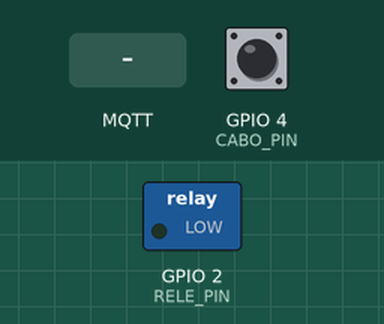
Simulated run of this sketch. Board: ESP32. On the bench: switched loads named in the sketch (green lamp = pin HIGH). The test bench sets the inputs (shaded band); at power-on: GPIO 4 (CABO_PIN) HIGH. WiFi joins after 1.5 s; servers stay silent unless stated; random numbers use the default seed unless the sketch sets one; no MQTT or app messages arrive unless stated; what the sketch prints to the serial monitor is not drawn.

Above: at 2.7 s.
2.8 s: MQTT message "LIGAR" arrives on the first subscribed topic
4.3 s: GPIO 4 (CABO_PIN) pulled LOW for 0.15 s
At 4.42 s:
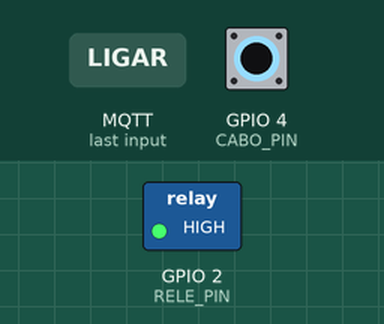
6.0 s: GPIO 4 (CABO_PIN) pulled LOW for 3.2 s
At 9.9 s:
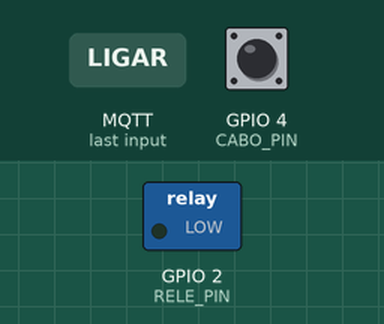
10.7 s: MQTT message "DESLIGAR" arrives on the first subscribed topic
12.2 s: MQTT message "1" arrives on the first subscribed topic
Timing chart, 0 to 14.7 s (numbered marks = the images above; inputs shaded):
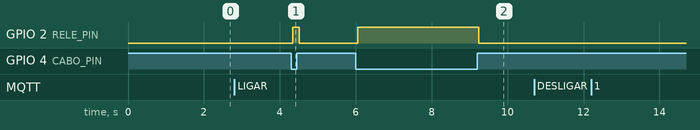

Measured:
- after the input at 2.8 s, every drawn part: stays the same
- after the input at 4.3 s, GPIO 2 (RELE_PIN): LOW → HIGH at once, → LOW 0.16 s later
- after the input at 6.0 s, GPIO 2 (RELE_PIN): LOW → HIGH after 0.06 s, → LOW 3.2 s later
- after the input at 10.7 s, every drawn part: stays the same
- after the input at 12.2 s, every drawn part: stays the same

The sketch:

chargegrid-rele.ino
```cpp
/*
 * ChargeGrid Hub — firmware do ESP32
 *
 * Parte do código de partida (conexão Wi-Fi/MQTT no Wokwi, controle do relé
 * pelo comando LIGAR/DESLIGAR) é a base que já foi escrita e testada. Este
 * arquivo estende essa base com duas coisas que faltavam para o comportamento
 * ficar mais fiel a um carregador real:
 *
 *   1. Sensor de cabo conectado — sem ele, o relé fechava só porque o site
 *      mandou o comando, mesmo sem nada plugado na tomada. Um carregador de
 *      verdade nunca energiza o conector antes de detectar o veículo
 *      conectado (é o que a Control Pilot faz na IEC 61851); aqui isso é
 *      feito com uma chave fim-de-curso simples.
 *
 *   2. Verificação contínua, não só na chegada da mensagem — antes, o relé
 *      só mudava de estado quando uma mensagem MQTT chegava. Agora, a cada
 *      volta do loop() o estado do relé é recalculado a partir do último
 *      comando recebido E do sensor de cabo lido na hora. Isso significa que
 *      se alguém desconectar o cabo no meio do carregamento, a energia é
 *      cortada imediatamente — não é preciso esperar o site mandar um novo
 *      comando.
 *
 * O ESP32 também agora publica o estado real de volta para o site (tópico de
 * status), porque sem isso o site só sabe o que ELE mandou, não o que
 * realmente aconteceu no hardware — e as duas coisas podem divergir (por
 * exemplo, comando de ligar chegando sem o cabo conectado).
 */

#include <WiFi.h>
#include <PubSubClient.h>

// Configurações do Wi-Fi do Wokwi (não mude para testar na simulação;
// troque pelo Wi-Fi real só quando for gravar no ESP32 físico)
const char* ssid = "Wokwi-GUEST";
const char* password = "";

// Configurações do servidor MQTT público (mesmo broker do protótipo original)
const char* mqtt_server = "broker.emqx.io";
const int mqtt_port = 1883;

// Tópicos MQTT
const char* topico_comando = "meu_projeto/tomada/comando"; // site -> ESP32
const char* topico_rele = "meu_projeto/tomada/rele"; // controle automático de demanda
const char* topico_status  = "meu_projeto/tomada/status";  // ESP32 -> site

// Pinos
const int RELE_PIN = 2;  // controla o relé (circuito de força)
const int CABO_PIN = 4;  // chave fim-de-curso do sensor de cabo conectado

// Debounce do sensor mecânico: exige a mesma leitura por N ciclos seguidos
// antes de considerar o estado como estável, para ignorar o "chacoalhar"
// elétrico natural de uma chave mecânica no instante do contato.
const int DEBOUNCE_CICLOS = 3;
int leituraCaboEstavel = HIGH;
int contadorDebounce = 0;

WiFiClient espClient;
PubSubClient client(espClient);

bool comandoLigar = false;   // último comando recebido do site
bool caboConectado = false;  // estado atual do sensor, já com debounce
bool releLigado = false;     // estado atual do relé (o que de fato importa)

void setup_wifi() {
  delay(10);
  Serial.println();
  Serial.print("Conectando ao Wi-Fi...");
  WiFi.begin(ssid, password);
  while (WiFi.status() != WL_CONNECTED) {
    delay(500);
    Serial.print(".");
  }
  Serial.println(" Conectado!");
}

// Função executada sempre que chega uma mensagem MQTT do site.
// Ela só guarda a intenção do site — quem decide o estado real do relé é o
// loop(), que também considera o sensor de cabo.
void callback(char* topic, byte* payload, unsigned int length) {
  String mensagem;
  for (unsigned int i = 0; i < length; i++) {
    mensagem += (char)payload[i];
  }

  Serial.print("Comando recebido do site: ");
  Serial.println(mensagem);

  if (mensagem == "LIGAR") {
    comandoLigar = true;
  } else if (mensagem == "DESLIGAR") {
    comandoLigar = false;
  }
}

void reconnect() {
  while (!client.connected()) {
    Serial.print("Tentando conexão MQTT...");
    String clientId = "ChargeGridESP32-" + String(random(0, 1000));
    if (client.connect(clientId.c_str())) {
      Serial.println("Conectado ao Broker MQTT!");
      client.subscribe(topico_comando);
      client.subscribe(topico_rele);
    } else {
      Serial.print("Falhou, rc=");
      Serial.print(client.state());
      Serial.println(" Tentando novamente em 5 segundos");
      delay(5000);
    }
  }
}

// Lê a chave fim-de-curso com debounce simples. A chave liga o pino ao GND
// quando pressionada (cabo encaixado); INPUT_PULLUP mantém o pino em HIGH
// quando solto, então LOW = cabo conectado.
void atualizarSensorCabo() {
  int leituraAtual = digitalRead(CABO_PIN);

  if (leituraAtual == leituraCaboEstavel) {
    contadorDebounce = 0;
  } else {
    contadorDebounce++;
    if (contadorDebounce >= DEBOUNCE_CICLOS) {
      leituraCaboEstavel = leituraAtual;
      contadorDebounce = 0;
    }
  }

  caboConectado = (leituraCaboEstavel == LOW);
}

// O coração da segurança do sistema: o relé só fecha se as duas condições
// forem verdadeiras ao mesmo tempo. É reavaliado a cada volta do loop, não
// só quando uma mensagem chega.
void atualizarRele() {
  bool deveLigar = comandoLigar && caboConectado;

  if (deveLigar != releLigado) {
    releLigado = deveLigar;
    digitalWrite(RELE_PIN, releLigado ? HIGH : LOW);
    Serial.println(releLigado ? "Relé FECHADO — energia liberada" : "Relé ABERTO — energia cortada");
    publicarStatus();
  }
}

void publicarStatus() {
  String status;
  if (releLigado) {
    status = "CARREGANDO";
  } else if (comandoLigar && !caboConectado) {
    status = "AGUARDANDO_CABO";
  } else {
    status = "PARADO";
  }
  client.publish(topico_status, status.c_str());
}

void setup() {
  Serial.begin(115200);

  pinMode(RELE_PIN, OUTPUT);
  digitalWrite(RELE_PIN, LOW); // garante que comece desligado

  pinMode(CABO_PIN, INPUT_PULLUP);

  setup_wifi();
  client.setServer(mqtt_server, mqtt_port);
  client.setCallback(callback);
}

void loop() {
  if (!client.connected()) {
    reconnect();
  }
  client.loop();

  atualizarSensorCabo();
  atualizarRele();

  delay(20); // ritmo de leitura do sensor — não precisa ser mais rápido que isso
}
```
